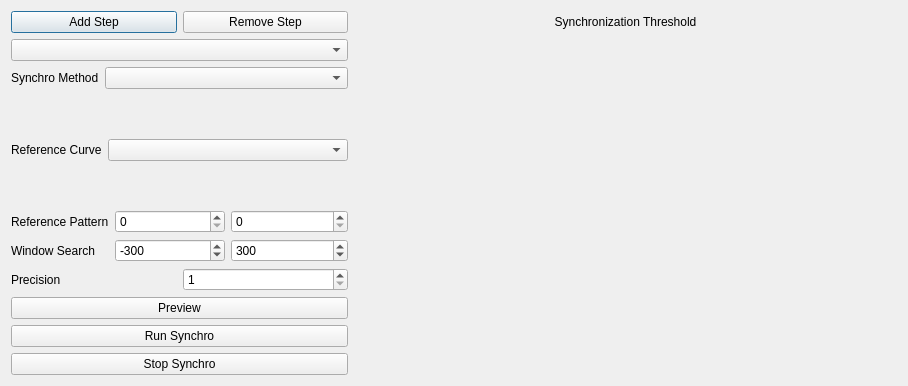
<?xml version="1.0" encoding="UTF-8"?>
<ui version="4.0">
 <class>SynchroDialog</class>
 <widget class="QDialog" name="SynchroDialog">
  <property name="geometry">
   <rect>
    <x>0</x>
    <y>0</y>
    <width>908</width>
    <height>386</height>
   </rect>
  </property>
  <property name="windowTitle">
   <string>Synchronization Window</string>
  </property>
  <layout class="QGridLayout" name="gridLayout">
   <item row="2" column="0">
    <layout class="QHBoxLayout" name="horizontalLayout_6">
     <property name="sizeConstraint">
      <enum>QLayout::SetNoConstraint</enum>
     </property>
     <item>
      <widget class="QPushButton" name="addstep">
       <property name="text">
        <string>Add Step</string>
       </property>
      </widget>
     </item>
     <item>
      <widget class="QPushButton" name="removestep">
       <property name="text">
        <string>Remove Step</string>
       </property>
      </widget>
     </item>
    </layout>
   </item>
   <item row="6" column="0">
    <layout class="QHBoxLayout" name="horizontalLayout_2">
     <item>
      <widget class="QLabel" name="refpattern">
       <property name="text">
        <string>Reference Pattern</string>
       </property>
      </widget>
     </item>
     <item>
      <widget class="QSpinBox" name="leftpattern">
       <property name="minimumSize">
        <size>
         <width>110</width>
         <height>0</height>
        </size>
       </property>
       <property name="maximum">
        <number>10000000</number>
       </property>
      </widget>
     </item>
     <item>
      <widget class="QSpinBox" name="rightpattern">
       <property name="minimumSize">
        <size>
         <width>117</width>
         <height>0</height>
        </size>
       </property>
       <property name="maximum">
        <number>10000000</number>
       </property>
      </widget>
     </item>
    </layout>
   </item>
   <item row="10" column="0">
    <widget class="QPushButton" name="runsynchro">
     <property name="text">
      <string>Run Synchro</string>
     </property>
    </widget>
   </item>
   <item row="4" column="0">
    <layout class="QHBoxLayout" name="horizontalLayout_4">
     <item>
      <layout class="QFormLayout" name="formLayout_2">
       <item row="0" column="0">
        <widget class="QLabel" name="methodlabel">
         <property name="text">
          <string>Synchro Method</string>
         </property>
        </widget>
       </item>
       <item row="0" column="1">
        <widget class="QComboBox" name="methodcombo"/>
       </item>
      </layout>
     </item>
    </layout>
   </item>
   <item row="7" column="0">
    <layout class="QHBoxLayout" name="horizontalLayout_3">
     <item>
      <widget class="QLabel" name="winsearchlabel">
       <property name="text">
        <string>Window Search</string>
       </property>
      </widget>
     </item>
     <item>
      <widget class="QSpinBox" name="leftwindow">
       <property name="minimumSize">
        <size>
         <width>110</width>
         <height>0</height>
        </size>
       </property>
       <property name="minimum">
        <number>-10000000</number>
       </property>
       <property name="maximum">
        <number>0</number>
       </property>
       <property name="value">
        <number>-300</number>
       </property>
      </widget>
     </item>
     <item>
      <widget class="QSpinBox" name="rightwindow">
       <property name="minimumSize">
        <size>
         <width>117</width>
         <height>0</height>
        </size>
       </property>
       <property name="minimum">
        <number>0</number>
       </property>
       <property name="maximum">
        <number>10000000</number>
       </property>
       <property name="value">
        <number>300</number>
       </property>
      </widget>
     </item>
    </layout>
   </item>
   <item row="5" column="0">
    <layout class="QHBoxLayout" name="horizontalLayout">
     <item>
      <layout class="QFormLayout" name="formLayout">
       <item row="0" column="0">
        <widget class="QLabel" name="reflabel">
         <property name="text">
          <string>Reference Curve</string>
         </property>
        </widget>
       </item>
       <item row="0" column="1">
        <widget class="QComboBox" name="refcombo"/>
       </item>
      </layout>
     </item>
    </layout>
   </item>
   <item row="9" column="0">
    <widget class="QPushButton" name="runpreview">
     <property name="text">
      <string>Preview</string>
     </property>
    </widget>
   </item>
   <item row="3" column="0">
    <widget class="QComboBox" name="stepcombo"/>
   </item>
   <item row="2" column="1" colspan="2">
    <widget class="QLabel" name="label">
     <property name="sizePolicy">
      <sizepolicy hsizetype="Preferred" vsizetype="Maximum">
       <horstretch>0</horstretch>
       <verstretch>0</verstretch>
      </sizepolicy>
     </property>
     <property name="text">
      <string>Synchronization Threshold</string>
     </property>
     <property name="alignment">
      <set>Qt::AlignCenter</set>
     </property>
    </widget>
   </item>
   <item row="8" column="0">
    <layout class="QHBoxLayout" name="horizontalLayout_5">
     <item>
      <widget class="QLabel" name="precisionlabel">
       <property name="text">
        <string>Precision</string>
       </property>
      </widget>
     </item>
     <item>
      <widget class="QSpinBox" name="precision">
       <property name="minimum">
        <number>1</number>
       </property>
       <property name="maximum">
        <number>10000</number>
       </property>
       <property name="value">
        <number>1</number>
       </property>
      </widget>
     </item>
    </layout>
   </item>
   <item row="11" column="0">
    <widget class="QPushButton" name="stopsynchro">
     <property name="text">
      <string>Stop Synchro</string>
     </property>
    </widget>
   </item>
   <item row="3" column="1" rowspan="9" colspan="2">
    <widget class="QtCharts::QChartView" name="threshold" native="true"/>
   </item>
  </layout>
 </widget>
 <customwidgets>
  <customwidget>
   <class>QtCharts::QChartView</class>
   <extends>QWidget</extends>
   <header location="global">QtCharts/QChartView</header>
   <container>1</container>
  </customwidget>
 </customwidgets>
 <resources/>
 <connections/>
</ui>
